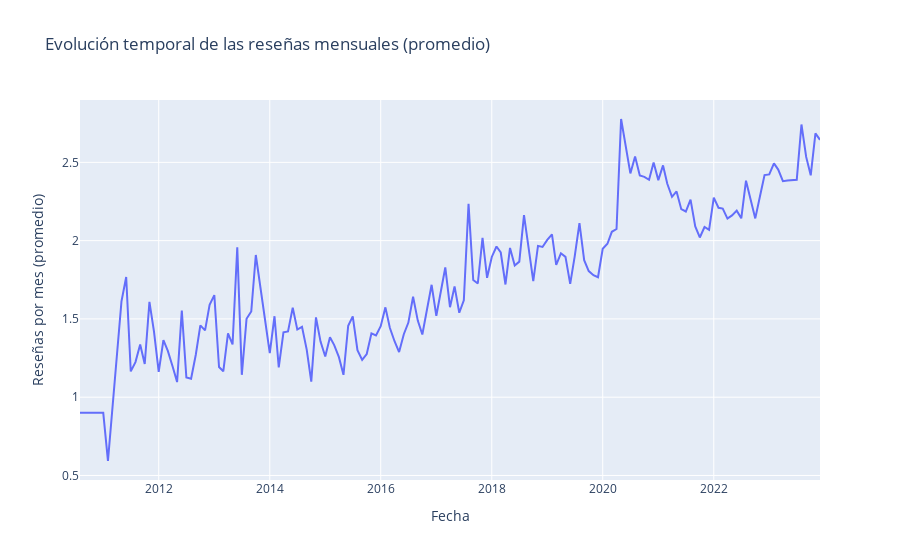

The code cell stored with this chart in its notebook:
### Code cell
# 4. Evolución temporal de las reseñas mensuales (reviews_per_month)
monthly_reviews = df.groupby(['year','month'])['reviews_per_month'].mean().reset_index()
monthly_reviews['date_agg'] = pd.to_datetime(monthly_reviews['year'].astype(str) + '-' + monthly_reviews['month'].astype(str) + '-01')
fig = px.line(monthly_reviews, x='date_agg', y='reviews_per_month', title="Evolución temporal de las reseñas mensuales (promedio)")
fig.update_layout(xaxis_title="Fecha", yaxis_title="Reseñas por mes (promedio)")
fig.show()

### Figure 1 — Plotly figure (JSON) as saved in the notebook; plotly's stock layout.template omitted (floating-point values rounded to 4 significant figures; data arrays with more than 128 entries replaced by an {"elided": "..."} marker saying what was removed)
{"data": [{"hovertemplate": "date_agg=%{x}<br>reviews_per_month=%{y}<extra></extra>", "legendgroup": "", "line": {"color": "#636efa", "dash": "solid"}, "marker": {"symbol": "circle"}, "mode": "lines", "name": "", "orientation": "v", "showlegend": false, "type": "scatter", "x": {"elided": "155 str values"}, "xaxis": "x", "y": {"elided": "155 float values"}, "yaxis": "y"}], "layout": {"legend": {"tracegroupgap": 0}, "title": {"text": "Evolución temporal de las reseñas mensuales (promedio)"}, "xaxis": {"anchor": "y", "domain": [0, 1], "title": {"text": "Fecha"}}, "yaxis": {"anchor": "x", "domain": [0, 1], "title": {"text": "Reseñas por mes (promedio)"}}}}
